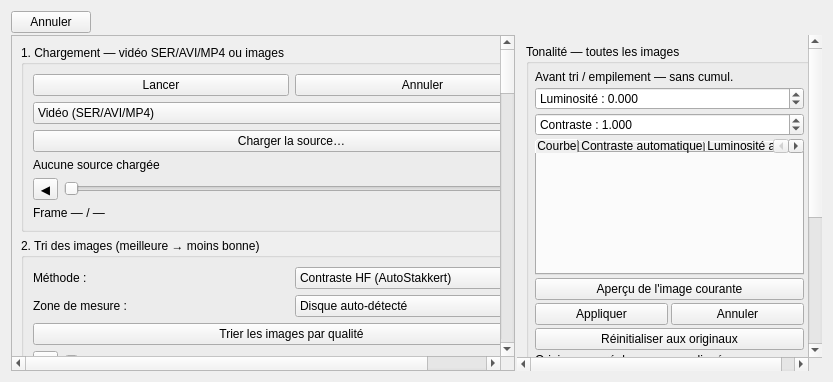
<?xml version='1.0' encoding='utf-8'?>
<ui version="4.0">
 <class>PagePlanetary</class>
 <widget class="QWidget" name="PagePlanetary">
  <layout class="QVBoxLayout" name="outerP">
   <property name="spacing"><number>2</number></property>
   <item>
    <layout class="QHBoxLayout" name="topBarP">
     <item><widget class="QPushButton" name="btnUndoP"><property name="text"><string>Annuler</string></property><property name="toolTip"><string>Annule jusqu'à 10 actions terminées (Ctrl+Z)</string></property></widget></item>
     <item><spacer name="hSpaceTopP"><property name="orientation"><enum>Qt::Horizontal</enum></property><property name="sizeHint" stdset="0"><size><width>40</width><height>10</height></size></property></spacer></item>
    </layout>
   </item>
   <item>
  <layout class="QHBoxLayout" name="mainH" stretch="0,1,0">
   <item>
    <widget class="QScrollArea" name="scrollParams">
     <property name="minimumWidth"><number>360</number></property>
     <property name="widgetResizable"><bool>true</bool></property>
     <widget class="QWidget" name="scrollContent">
      <property name="geometry"><rect><x>0</x><y>0</y><width>380</width><height>820</height></rect></property>
      <layout class="QVBoxLayout" name="paramsLayout">
       <property name="sizeConstraint"><enum>QLayout::SetMinAndMaxSize</enum></property>
       <item>
        <widget class="QGroupBox" name="grpSource">
         <property name="title"><string>1. Chargement — vidéo SER/AVI/MP4 ou images</string></property>
         <layout class="QVBoxLayout" name="laySource">
           <item><layout class="QHBoxLayout" name="commandsSource"><item><widget class="QPushButton" name="btnLaunch_grpSource"><property name="text"><string>Lancer</string></property></widget></item><item><widget class="QPushButton" name="btnCancel_grpSource"><property name="text"><string>Annuler</string></property></widget></item></layout></item>
          <item><widget class="QComboBox" name="cmbSourceType"><item><property name="text"><string>Vidéo (SER/AVI/MP4)</string></property></item><item><property name="text"><string>Images (APN/FITS/TIFF)</string></property></item></widget></item>
          <item><widget class="QPushButton" name="btnLoadSource"><property name="text"><string>Charger la source…</string></property></widget></item>
          <item><widget class="QLabel" name="lblSourceInfo"><property name="text"><string>Aucune source chargée</string></property></widget></item>
          <item>
           <layout class="QHBoxLayout" name="layBrowse">
            <item><widget class="QToolButton" name="btnPrevFrame"><property name="text"><string>◀</string></property></widget></item>
            <item><widget class="QSlider" name="sldBrowse"><property name="minimum"><number>0</number></property><property name="maximum"><number>0</number></property><property name="orientation"><enum>Qt::Horizontal</enum></property></widget></item>
            <item><widget class="QToolButton" name="btnNextFrame"><property name="text"><string>▶</string></property></widget></item>
           </layout>
          </item>
          <item><widget class="QLabel" name="lblBrowse"><property name="text"><string>Frame — / —</string></property></widget></item>
         </layout>
        </widget>
       </item>
       <item>
        <widget class="QGroupBox" name="grpRank">
         <property name="title"><string>2. Tri des images (meilleure → moins bonne)</string></property>
         <layout class="QGridLayout" name="gridRank">
           <item row="6" column="0" colspan="2"><layout class="QHBoxLayout" name="commandsRank"><item><widget class="QPushButton" name="btnLaunch_grpRank"><property name="text"><string>Lancer le tri</string></property></widget></item><item><widget class="QPushButton" name="btnCancel_grpRank"><property name="text"><string>Annuler le tri</string></property></widget></item></layout></item>
          <item row="0" column="0"><widget class="QLabel" name="lblQMethod"><property name="text"><string>Méthode :</string></property></widget></item>
          <item row="0" column="1"><widget class="QComboBox" name="cmbQualityMode"><item><property name="text"><string>Contraste HF (AutoStakkert)</string></property></item><item><property name="text"><string>Netteté (Laplacien)</string></property></item><item><property name="text"><string>Gradient (Sobel)</string></property></item><item><property name="text"><string>Luminosité</string></property></item><item><property name="text"><string>Mixte</string></property></item></widget></item>
          <item row="1" column="0"><widget class="QLabel" name="lblRoiMode"><property name="text"><string>Zone de mesure :</string></property></widget></item>
          <item row="1" column="1"><widget class="QComboBox" name="cmbRoiMode"><item><property name="text"><string>Disque auto-détecté</string></property></item><item><property name="text"><string>Image entière</string></property></item></widget></item>
          <item row="2" column="0" colspan="2"><widget class="QPushButton" name="btnRank"><property name="text"><string>Trier les images par qualité</string></property></widget></item>
          <item row="3" column="0" colspan="2">
           <layout class="QHBoxLayout" name="layRankBrowse">
            <item><widget class="QToolButton" name="btnPrevRank"><property name="text"><string>◀</string></property></widget></item>
            <item><widget class="QSlider" name="sldRankBrowse"><property name="minimum"><number>0</number></property><property name="maximum"><number>0</number></property><property name="orientation"><enum>Qt::Horizontal</enum></property></widget></item>
            <item><widget class="QToolButton" name="btnNextRank"><property name="text"><string>▶</string></property></widget></item>
           </layout>
          </item>
          <item row="4" column="0" colspan="2"><widget class="QLabel" name="lblRankInfo"><property name="text"><string>Tri non effectué</string></property></widget></item>
          <item row="5" column="0" colspan="2"><layout class="QVBoxLayout" name="profRank" /></item>
         </layout>
        </widget>
       </item>
       <item>
        <widget class="QGroupBox" name="grpNAlign">
         <property name="title"><string>3. Nombre d'images à aligner</string></property>
         <layout class="QGridLayout" name="gridNAlign">
           <item row="2" column="0" colspan="2"><layout class="QHBoxLayout" name="commandsNAlign"><item><widget class="QPushButton" name="btnLaunch_grpNAlign"><property name="text"><string>Lancer</string></property></widget></item><item><widget class="QPushButton" name="btnCancel_grpNAlign"><property name="text"><string>Annuler</string></property></widget></item></layout></item>
          <item row="0" column="0"><widget class="QLabel" name="lblNAlign"><property name="text"><string>Les N meilleures :</string></property></widget></item>
          <item row="0" column="1"><widget class="QSpinBox" name="spnNAlign"><property name="minimum"><number>1</number></property><property name="maximum"><number>99999</number></property><property name="value"><number>50</number></property></widget></item>
          <item row="1" column="0" colspan="2"><widget class="QLabel" name="lblNCut"><property name="text"><string>Tri effectué à l'étape 2 pour voir la qualité de coupure</string></property></widget></item>
         </layout>
        </widget>
       </item>
       <item>
        <widget class="QGroupBox" name="grpAlign">
         <property name="title"><string>4. Méthode d'alignement (points / carrés)</string></property>
         <layout class="QGridLayout" name="gridAlign">
           <item row="5" column="0" colspan="2"><layout class="QHBoxLayout" name="commandsAlign"><item><widget class="QPushButton" name="btnLaunch_grpAlign"><property name="text"><string>Lancer</string></property></widget></item><item><widget class="QPushButton" name="btnCancel_grpAlign"><property name="text"><string>Annuler</string></property></widget></item></layout></item>
          <item row="0" column="0" colspan="2"><widget class="QComboBox" name="cmbAlignKindP"><item><property name="text"><string>Multi-points (grille NxN)</string></property></item><item><property name="text"><string>Global (une translation)</string></property></item><item><property name="text"><string>Points manuels (carrés)</string></property></item><item><property name="text"><string>Multi-points local (AS!)</string></property></item></widget></item>
          <item row="1" column="0"><widget class="QLabel" name="lblGridN"><property name="text"><string>Points (grille NxN) :</string></property></widget></item>
          <item row="1" column="1"><widget class="QSpinBox" name="spnGridN"><property name="minimum"><number>2</number></property><property name="maximum"><number>10</number></property><property name="value"><number>4</number></property></widget></item>
          <item row="2" column="0"><widget class="QLabel" name="lblBoxSize"><property name="text"><string>Taille des carrés :</string></property></widget></item>
          <item row="2" column="1"><widget class="QSpinBox" name="spnBoxSize"><property name="suffix"><string> px</string></property><property name="minimum"><number>0</number></property><property name="maximum"><number>512</number></property><property name="value"><number>0</number></property></widget></item>
          <item row="3" column="0" colspan="2"><widget class="QPushButton" name="btnPickPoints"><property name="text"><string>Placer des points (clic sur l'aperçu)</string></property><property name="checkable"><bool>true</bool></property></widget></item>
          <item row="4" column="0"><widget class="QPushButton" name="btnClearPoints"><property name="text"><string>Effacer les points</string></property></widget></item>
          <item row="4" column="1"><widget class="QLabel" name="lblPoints"><property name="text"><string>0 point</string></property></widget></item>
         </layout>
        </widget>
       </item>
       <item>
        <widget class="QGroupBox" name="grpStackP">
         <property name="title"><string>5. Aligner puis empiler (image finale)</string></property>
         <layout class="QGridLayout" name="gridStackP">
           <item row="7" column="0" colspan="2"><layout class="QHBoxLayout" name="commandsStackP"><item><widget class="QPushButton" name="btnLaunch_grpStackP"><property name="text"><string>Lancer</string></property></widget></item><item><widget class="QPushButton" name="btnCancel_grpStackP"><property name="text"><string>Annuler</string></property></widget></item></layout></item>
          <item row="0" column="0" colspan="2"><widget class="QCheckBox" name="chkDerot"><property name="text"><string>Dérotation du champ avant alignement</string></property></widget></item>
          <item row="1" column="0"><widget class="QComboBox" name="cmbDerotMode"><item><property name="text"><string>auto</string></property></item><item><property name="text"><string>manuelle</string></property></item></widget></item>
          <item row="1" column="1"><widget class="QDoubleSpinBox" name="spnDerotRate"><property name="suffix"><string> °/min</string></property><property name="minimum"><double>-60.000000000000000</double></property><property name="maximum"><double>60.000000000000000</double></property></widget></item>
          <item row="2" column="0"><widget class="QLabel" name="lblInterval"><property name="text"><string>Intervalle frames :</string></property></widget></item>
          <item row="2" column="1"><widget class="QDoubleSpinBox" name="spnInterval"><property name="suffix"><string> s</string></property><property name="maximum"><double>3600.000000000000000</double></property><property name="singleStep"><double>0.100000000000000</double></property><property name="value"><double>1.000000000000000</double></property></widget></item>
          <item row="3" column="0" colspan="2"><widget class="QCheckBox" name="chkRGBAlign"><property name="text"><string>Alignement des couleurs (R/B sur G)</string></property></widget></item>
          <item row="4" column="0"><widget class="QComboBox" name="cmbStackP"><item><property name="text"><string>Moyenne</string></property></item><item><property name="text"><string>Moyenne (meilleurs %)</string></property></item><item><property name="text"><string>Médiane</string></property></item><item><property name="text"><string>Sigma-clipping</string></property></item><item><property name="text"><string>Winsorisé</string></property></item><item><property name="text"><string>Rejet min/max</string></property></item><item><property name="text"><string>Linear fit</string></property></item><item><property name="text"><string>MAD clipping</string></property></item></widget></item>
          <item row="4" column="1"><widget class="QSpinBox" name="spnStackPercent"><property name="suffix"><string> %</string></property><property name="minimum"><number>10</number></property><property name="maximum"><number>100</number></property><property name="value"><number>90</number></property></widget></item>
          <item row="5" column="0" colspan="2"><layout class="QVBoxLayout" name="profStackP" /></item>
          <item row="6" column="0" colspan="2"><layout class="QVBoxLayout" name="profDerot" /></item>
         </layout>
        </widget>
       </item>
       <item>
        <widget class="QGroupBox" name="grpWave">
         <property name="title"><string>Ondelettes (style Registax6) — aperçu live</string></property>
         <layout class="QGridLayout" name="gridWave">
           <item row="9" column="0" colspan="2"><layout class="QHBoxLayout" name="commandsWave"><item><widget class="QPushButton" name="btnLaunch_grpWave"><property name="text"><string>Lancer</string></property></widget></item><item><widget class="QPushButton" name="btnCancel_grpWave"><property name="text"><string>Annuler</string></property></widget></item></layout></item>
          <item row="0" column="0"><widget class="QLabel" name="lblW1"><property name="text"><string>Couche 1 (fins)</string></property></widget></item>
          <item row="0" column="1"><widget class="QSlider" name="sldW1"><property name="minimum"><number>-100</number></property><property name="maximum"><number>300</number></property><property name="value"><number>100</number></property><property name="orientation"><enum>Qt::Horizontal</enum></property></widget></item>
          <item row="1" column="0"><widget class="QLabel" name="lblW2"><property name="text"><string>Couche 2</string></property></widget></item>
          <item row="1" column="1"><widget class="QSlider" name="sldW2"><property name="minimum"><number>-100</number></property><property name="maximum"><number>300</number></property><property name="value"><number>100</number></property><property name="orientation"><enum>Qt::Horizontal</enum></property></widget></item>
          <item row="2" column="0"><widget class="QLabel" name="lblW3"><property name="text"><string>Couche 3</string></property></widget></item>
          <item row="2" column="1"><widget class="QSlider" name="sldW3"><property name="minimum"><number>-100</number></property><property name="maximum"><number>300</number></property><property name="value"><number>100</number></property><property name="orientation"><enum>Qt::Horizontal</enum></property></widget></item>
          <item row="3" column="0"><widget class="QLabel" name="lblW4"><property name="text"><string>Couche 4</string></property></widget></item>
          <item row="3" column="1"><widget class="QSlider" name="sldW4"><property name="minimum"><number>-100</number></property><property name="maximum"><number>300</number></property><property name="value"><number>100</number></property><property name="orientation"><enum>Qt::Horizontal</enum></property></widget></item>
          <item row="4" column="0"><widget class="QLabel" name="lblW5"><property name="text"><string>Couche 5</string></property></widget></item>
          <item row="4" column="1"><widget class="QSlider" name="sldW5"><property name="minimum"><number>-100</number></property><property name="maximum"><number>300</number></property><property name="value"><number>100</number></property><property name="orientation"><enum>Qt::Horizontal</enum></property></widget></item>
          <item row="5" column="0"><widget class="QLabel" name="lblW6"><property name="text"><string>Couche 6 (larges)</string></property></widget></item>
          <item row="5" column="1"><widget class="QSlider" name="sldW6"><property name="minimum"><number>-100</number></property><property name="maximum"><number>300</number></property><property name="value"><number>100</number></property><property name="orientation"><enum>Qt::Horizontal</enum></property></widget></item>
          <item row="6" column="0" colspan="2"><widget class="QPushButton" name="btnWaveReset"><property name="text"><string>Réinitialiser les couches</string></property></widget></item>
          <item row="7" column="0" colspan="2"><layout class="QVBoxLayout" name="profWave" /></item>
           <item row="10" column="0" colspan="2"><widget class="QLabel" name="lblLayerControls"><property name="text"><string>Par couche : débruitage 0–1 ; netteté 0–3 (0 = neutre). Les gains ci-dessus restent indépendants.</string></property></widget></item>
           <item row="11" column="0"><widget class="QDoubleSpinBox" name="spnWDn1"><property name="prefix"><string>Débruitage 1 : </string></property><property name="maximum"><double>1</double></property><property name="singleStep"><double>0.05</double></property></widget></item>
           <item row="11" column="1"><widget class="QDoubleSpinBox" name="spnWSh1"><property name="prefix"><string>Netteté 1 : </string></property><property name="maximum"><double>3</double></property><property name="singleStep"><double>0.05</double></property></widget></item>
           <item row="12" column="0"><widget class="QDoubleSpinBox" name="spnWDn2"><property name="prefix"><string>Débruitage 2 : </string></property><property name="maximum"><double>1</double></property><property name="singleStep"><double>0.05</double></property></widget></item>
           <item row="12" column="1"><widget class="QDoubleSpinBox" name="spnWSh2"><property name="prefix"><string>Netteté 2 : </string></property><property name="maximum"><double>3</double></property><property name="singleStep"><double>0.05</double></property></widget></item>
           <item row="13" column="0"><widget class="QDoubleSpinBox" name="spnWDn3"><property name="prefix"><string>Débruitage 3 : </string></property><property name="maximum"><double>1</double></property><property name="singleStep"><double>0.05</double></property></widget></item>
           <item row="13" column="1"><widget class="QDoubleSpinBox" name="spnWSh3"><property name="prefix"><string>Netteté 3 : </string></property><property name="maximum"><double>3</double></property><property name="singleStep"><double>0.05</double></property></widget></item>
           <item row="14" column="0"><widget class="QDoubleSpinBox" name="spnWDn4"><property name="prefix"><string>Débruitage 4 : </string></property><property name="maximum"><double>1</double></property><property name="singleStep"><double>0.05</double></property></widget></item>
           <item row="14" column="1"><widget class="QDoubleSpinBox" name="spnWSh4"><property name="prefix"><string>Netteté 4 : </string></property><property name="maximum"><double>3</double></property><property name="singleStep"><double>0.05</double></property></widget></item>
           <item row="15" column="0"><widget class="QDoubleSpinBox" name="spnWDn5"><property name="prefix"><string>Débruitage 5 : </string></property><property name="maximum"><double>1</double></property><property name="singleStep"><double>0.05</double></property></widget></item>
           <item row="15" column="1"><widget class="QDoubleSpinBox" name="spnWSh5"><property name="prefix"><string>Netteté 5 : </string></property><property name="maximum"><double>3</double></property><property name="singleStep"><double>0.05</double></property></widget></item>
           <item row="16" column="0"><widget class="QDoubleSpinBox" name="spnWDn6"><property name="prefix"><string>Débruitage 6 : </string></property><property name="maximum"><double>1</double></property><property name="singleStep"><double>0.05</double></property></widget></item>
           <item row="16" column="1"><widget class="QDoubleSpinBox" name="spnWSh6"><property name="prefix"><string>Netteté 6 : </string></property><property name="maximum"><double>3</double></property><property name="singleStep"><double>0.05</double></property></widget></item>
         </layout>
        </widget>
       </item>
       <item>
        <widget class="QGroupBox" name="grpIA">
         <property name="title"><string>IA locale (denoise, netteté, super-résolution…)</string></property>
         <layout class="QGridLayout" name="gridIA">
           <item row="3" column="0" colspan="2"><layout class="QHBoxLayout" name="commandsIA"><item><widget class="QPushButton" name="btnLaunch_grpIA"><property name="text"><string>Lancer</string></property></widget></item><item><widget class="QPushButton" name="btnCancel_grpIA"><property name="text"><string>Annuler</string></property></widget></item></layout></item>
          <item row="0" column="0"><widget class="QComboBox" name="cmbAITask"><item><property name="text"><string>denoise</string></property></item><item><property name="text"><string>background</string></property></item><item><property name="text"><string>sharpen</string></property></item><item><property name="text"><string>superres</string></property></item></widget></item>
          <item row="0" column="1"><widget class="QPushButton" name="btnAIApply"><property name="text"><string>Appliquer (aperçu)</string></property></widget></item>
          <item row="1" column="0"><widget class="QComboBox" name="cmbAIProvider" /></item>
          <item row="1" column="1"><widget class="QPushButton" name="btnAIConfig"><property name="text"><string>Configurer…</string></property></widget></item>
          <item row="2" column="0" colspan="2"><layout class="QVBoxLayout" name="profIA" /></item>
         </layout>
        </widget>
       </item>
       <item>
        <widget class="QGroupBox" name="grpAnim">
         <property name="title"><string>Film stabilisé (aligner + recadrer) &amp; export</string></property>
         <layout class="QGridLayout" name="gridAnim">
           <item row="6" column="0" colspan="2"><layout class="QHBoxLayout" name="commandsAnim"><item><widget class="QPushButton" name="btnLaunch_grpAnim"><property name="text"><string>Lancer</string></property></widget></item><item><widget class="QPushButton" name="btnCancel_grpAnim"><property name="text"><string>Annuler</string></property></widget></item></layout></item>
          <item row="0" column="0" colspan="2"><widget class="QCheckBox" name="chkAutoCrop"><property name="text"><string>Recadrage commun automatique (anti-« danse »)</string></property></widget></item>
          <item row="1" column="0"><widget class="QLabel" name="lblCropSize"><property name="text"><string>Taille crop :</string></property></widget></item>
          <item row="1" column="1"><widget class="QSpinBox" name="spnCropSize"><property name="suffix"><string> px (0=auto)</string></property><property name="maximum"><number>9999</number></property><property name="value"><number>0</number></property></widget></item>
          <item row="2" column="0"><widget class="QLabel" name="lblFps"><property name="text"><string>FPS :</string></property></widget></item>
          <item row="2" column="1"><widget class="QSpinBox" name="spnFps"><property name="minimum"><number>1</number></property><property name="maximum"><number>120</number></property><property name="value"><number>24</number></property></widget></item>
          <item row="3" column="0"><widget class="QComboBox" name="cmbAnimFmt"><item><property name="text"><string>MP4</string></property></item><item><property name="text"><string>AVI (MJPG)</string></property></item><item><property name="text"><string>GIF</string></property></item></widget></item>
          <item row="3" column="1"><widget class="QSpinBox" name="spnAnimQuality"><property name="prefix"><string>Qualité </string></property><property name="minimum"><number>10</number></property><property name="maximum"><number>100</number></property><property name="value"><number>90</number></property></widget></item>
          <item row="4" column="0" colspan="2"><widget class="QPushButton" name="btnMakeMovie"><property name="text"><string>🎬 Créer le film…</string></property></widget></item>
          <item row="5" column="0" colspan="2"><layout class="QVBoxLayout" name="profAnim" /></item>
         </layout>
        </widget>
       </item>
       <item>
        <widget class="QGroupBox" name="grpFalseColor">
         <property name="title"><string>Fausses couleurs (Soleil N&amp;B)</string></property>
         <layout class="QVBoxLayout" name="layFC">
           <item><layout class="QHBoxLayout" name="commandsFC"><item><widget class="QPushButton" name="btnLaunch_grpFalseColor"><property name="text"><string>Lancer</string></property></widget></item><item><widget class="QPushButton" name="btnCancel_grpFalseColor"><property name="text"><string>Annuler</string></property></widget></item></layout></item>
          <item><widget class="QCheckBox" name="chkFalseColor"><property name="text"><string>Appliquer une palette</string></property></widget></item>
          <item><widget class="QComboBox" name="cmbPalette"><item><property name="text"><string>Solaire (orange)</string></property></item><item><property name="text"><string>Inferno</string></property></item><item><property name="text"><string>Magma</string></property></item><item><property name="text"><string>Plasma</string></property></item><item><property name="text"><string>Viridis</string></property></item><item><property name="text"><string>Turbo</string></property></item></widget></item>
         </layout>
        </widget>
       </item>
       <item>
        <widget class="QGroupBox" name="grpSeqP">
         <property name="title"><string>Séquence &amp; batch (style Registax)</string></property>
         <layout class="QGridLayout" name="gridSeqP">
           <item row="4" column="0" colspan="2"><layout class="QHBoxLayout" name="commandsSeqP"><item><widget class="QPushButton" name="btnLaunch_grpSeqP"><property name="text"><string>Lancer</string></property></widget></item><item><widget class="QPushButton" name="btnCancel_grpSeqP"><property name="text"><string>Annuler</string></property></widget></item></layout></item>
          <item row="0" column="0" colspan="2"><widget class="QPushButton" name="btnSaveSeqP"><property name="text"><string>💾 Enregistrer la séquence (tous les réglages)</string></property></widget></item>
          <item row="1" column="0"><widget class="QLabel" name="lblBatchMax"><property name="text"><string>Frames max/SER :</string></property></widget></item>
          <item row="1" column="1"><widget class="QSpinBox" name="spnBatchMax"><property name="toolTip"><string>Nombre maximal de frames lues par vidéo (0 = toutes)</string></property><property name="specialValueText"><string>Toutes</string></property><property name="minimum"><number>0</number></property><property name="maximum"><number>1000000</number></property><property name="value"><number>0</number></property></widget></item>
          <item row="2" column="0" colspan="2"><widget class="QPushButton" name="btnBatchSER"><property name="text"><string>▶ Batch SER : empiler toutes les vidéos d'un dossier…</string></property></widget></item>
          <item row="3" column="0" colspan="2"><widget class="QPushButton" name="btnLoadSeqP"><property name="text"><string>Charger une séquence (modifiable)…</string></property></widget></item>
         </layout>
        </widget>
       </item>
       <item>
        <widget class="QGroupBox" name="grpCA">
         <property name="title"><string>Aberration chromatique (correction radiale)</string></property>
         <layout class="QGridLayout" name="gridCA">
           <item row="4" column="0" colspan="2"><layout class="QHBoxLayout" name="commandsCA"><item><widget class="QPushButton" name="btnLaunch_grpCA"><property name="text"><string>Lancer</string></property></widget></item><item><widget class="QPushButton" name="btnCancel_grpCA"><property name="text"><string>Annuler</string></property></widget></item></layout></item>
          <item row="0" column="0" colspan="2"><widget class="QCheckBox" name="chkCA"><property name="text"><string>Corriger (R et B autour du centre)</string></property></widget></item>
          <item row="1" column="0"><widget class="QLabel" name="lblCAR"><property name="text"><string>Rouge :</string></property></widget></item>
          <item row="1" column="1"><widget class="QSlider" name="sldCAR"><property name="minimum"><number>-100</number></property><property name="maximum"><number>100</number></property><property name="value"><number>0</number></property><property name="orientation"><enum>Qt::Horizontal</enum></property></widget></item>
          <item row="2" column="0"><widget class="QLabel" name="lblCAB"><property name="text"><string>Bleu :</string></property></widget></item>
          <item row="2" column="1"><widget class="QSlider" name="sldCAB"><property name="minimum"><number>-100</number></property><property name="maximum"><number>100</number></property><property name="value"><number>0</number></property><property name="orientation"><enum>Qt::Horizontal</enum></property></widget></item>
          <item row="3" column="0" colspan="2"><layout class="QVBoxLayout" name="profCA" /></item>
         </layout>
        </widget>
       </item>
       <item><spacer name="vSpaceP"><property name="orientation"><enum>Qt::Vertical</enum></property><property name="sizeHint" stdset="0"><size><width>20</width><height>10</height></size></property></spacer></item>
      </layout>
     </widget>
    </widget>
   </item>
   <item>
    <layout class="QVBoxLayout" name="previewContainer" />
   </item>
   <item>
    <widget class="QScrollArea" name="scrollRightP">
     <property name="widgetResizable"><bool>true</bool></property>
     <property name="frameShape"><enum>QFrame::NoFrame</enum></property>
     <property name="minimumWidth"><number>376</number></property>
     <widget class="QWidget" name="scrollRightContent">
      <layout class="QVBoxLayout" name="rightCol">
       <property name="sizeConstraint"><enum>QLayout::SetMinAndMaxSize</enum></property>
       <property name="spacing"><number>4</number></property>
      <item>
       <widget class="QGroupBox" name="grpTone">
        <property name="title"><string>Tonalité — toutes les images</string></property>
        <property name="maximumWidth"><number>376</number></property>
        <layout class="QVBoxLayout" name="layTone">
         <property name="spacing"><number>3</number></property>
         <property name="leftMargin"><number>6</number></property>
         <property name="rightMargin"><number>6</number></property>
         <property name="topMargin"><number>6</number></property>
         <property name="bottomMargin"><number>6</number></property>
         <item><widget class="QLabel" name="lblToneHelp"><property name="text"><string>Avant tri / empilement — sans cumul.</string></property></widget></item>
         <item><widget class="QDoubleSpinBox" name="spnBrightness"><property name="prefix"><string>Luminosité : </string></property><property name="minimum"><double>-1</double></property><property name="maximum"><double>1</double></property><property name="decimals"><number>3</number></property><property name="singleStep"><double>0.05</double></property></widget></item>
         <item><widget class="QDoubleSpinBox" name="spnContrast"><property name="prefix"><string>Contraste : </string></property><property name="maximum"><double>3</double></property><property name="value"><double>1</double></property><property name="decimals"><number>3</number></property><property name="singleStep"><double>0.05</double></property></widget></item>
         <item>
          <widget class="QTabWidget" name="tabsTone">
           <property name="styleSheet"><string>QTabBar::tab { padding-left: 2px; padding-right: 2px; }</string></property>
           <widget class="QWidget" name="tabCurve">
            <attribute name="title"><string>Courbe</string></attribute>
            <layout class="QVBoxLayout" name="layTabCurve">
             <property name="spacing"><number>2</number></property>
             <property name="leftMargin"><number>2</number></property>
             <property name="topMargin"><number>2</number></property>
             <property name="rightMargin"><number>2</number></property>
             <property name="bottomMargin"><number>2</number></property>
             <item><layout class="QVBoxLayout" name="curveContainer" /></item>
             <item><layout class="QVBoxLayout" name="profTone" /></item>
            </layout>
           </widget>
           <widget class="QWidget" name="tabAutoC">
            <attribute name="title"><string>Contraste automatique</string></attribute>
            <layout class="QVBoxLayout" name="layTabAutoC">
             <property name="spacing"><number>3</number></property>
             <property name="leftMargin"><number>2</number></property>
             <property name="topMargin"><number>2</number></property>
             <property name="rightMargin"><number>2</number></property>
             <property name="bottomMargin"><number>2</number></property>
             <item><widget class="QDoubleSpinBox" name="spnAutoClip"><property name="prefix"><string>Rognage : </string></property><property name="suffix"><string> %</string></property><property name="minimum"><double>0.01</double></property><property name="maximum"><double>5</double></property><property name="decimals"><number>2</number></property><property name="singleStep"><double>0.05</double></property><property name="value"><double>0.1</double></property></widget></item>
             <item><widget class="QDoubleSpinBox" name="spnAutoBlack"><property name="prefix"><string>Noir : </string></property><property name="maximum"><double>1</double></property><property name="decimals"><number>3</number></property><property name="singleStep"><double>0.01</double></property><property name="buttonSymbols"><enum>QAbstractSpinBox::NoButtons</enum></property></widget></item>
             <item><widget class="QDoubleSpinBox" name="spnAutoWhite"><property name="prefix"><string>Blanc : </string></property><property name="maximum"><double>1</double></property><property name="value"><double>1</double></property><property name="decimals"><number>3</number></property><property name="singleStep"><double>0.01</double></property><property name="buttonSymbols"><enum>QAbstractSpinBox::NoButtons</enum></property></widget></item>
             <item><widget class="QPushButton" name="btnAutoCompute"><property name="text"><string>Actualiser (depuis l'aperçu)</string></property></widget></item>
             <item><widget class="QLabel" name="lblAutoInfo"><property name="text"><string>Points noir/blanc mesurés une fois sur l'aperçu.</string></property></widget></item>
            </layout>
           </widget>
           <widget class="QWidget" name="tabAutoL">
            <attribute name="title"><string>Luminosité automatique</string></attribute>
            <layout class="QVBoxLayout" name="layTabAutoL">
             <property name="spacing"><number>3</number></property>
             <property name="leftMargin"><number>2</number></property>
             <property name="topMargin"><number>2</number></property>
             <property name="rightMargin"><number>2</number></property>
             <property name="bottomMargin"><number>2</number></property>
             <item><widget class="QDoubleSpinBox" name="spnAutoGamma"><property name="prefix"><string>Gamma : </string></property><property name="minimum"><double>0.1</double></property><property name="maximum"><double>10</double></property><property name="decimals"><number>2</number></property><property name="singleStep"><double>0.05</double></property><property name="value"><double>1</double></property></widget></item>
             <item><widget class="QPushButton" name="btnAutoGamma"><property name="text"><string>Actualiser (depuis l'aperçu)</string></property></widget></item>
             <item><widget class="QLabel" name="lblAutoGammaInfo"><property name="text"><string>Gris moyen visé : 0,5 — gamma posé en courbe.</string></property></widget></item>
            </layout>
           </widget>
          </widget>
         </item>
         <item><widget class="QPushButton" name="btnTonePreview"><property name="text"><string>Aperçu de l'image courante</string></property></widget></item>
         <item><layout class="QHBoxLayout" name="commandsTone">
          <item><widget class="QPushButton" name="btnLaunch_grpTone"><property name="text"><string>Appliquer</string></property></widget></item>
          <item><widget class="QPushButton" name="btnCancel_grpTone"><property name="text"><string>Annuler</string></property></widget></item>
         </layout></item>
         <item><widget class="QPushButton" name="btnToneReset"><property name="text"><string>Réinitialiser aux originaux</string></property></widget></item>
         <item><widget class="QLabel" name="lblToneState"><property name="text"><string>Originaux — réglages non appliqués</string></property></widget></item>
        </layout>
       </widget>
      </item>
      <item>
      <widget class="QGroupBox" name="grpRun">
       <property name="title"><string>Exécution (étapes 5 et 6)</string></property>
       <layout class="QVBoxLayout" name="layRun">
         <item><layout class="QHBoxLayout" name="commandsRun"><item><widget class="QPushButton" name="btnLaunch_grpRun"><property name="text"><string>Lancer</string></property></widget></item><item><widget class="QPushButton" name="btnCancel_grpRun"><property name="text"><string>Annuler</string></property></widget></item></layout></item>
        <item><widget class="QPushButton" name="btnRunAll"><property name="text"><string>▶ Aligner les N images, empiler, visualiser</string></property></widget></item>
        <item><widget class="QPushButton" name="btnExport"><property name="text"><string>Exporter l'image…</string></property></widget></item>
        <item><widget class="QProgressBar" name="progress"><property name="value"><number>0</number></property></widget></item>
        <item><widget class="QPlainTextEdit" name="log"><property name="minimumSize"><size><width>260</width><height>55</height></size></property><property name="readOnly"><bool>true</bool></property></widget></item>
       </layout>
      </widget>
     </item>
      <item><spacer name="vSpaceRightP"><property name="orientation"><enum>Qt::Vertical</enum></property><property name="sizeHint" stdset="0"><size><width>20</width><height>10</height></size></property></spacer></item>
      </layout>
     </widget>
    </widget>
   </item>
   </layout>
  </item>
 </layout>
 </widget>
 <resources />
 <connections />
</ui>
